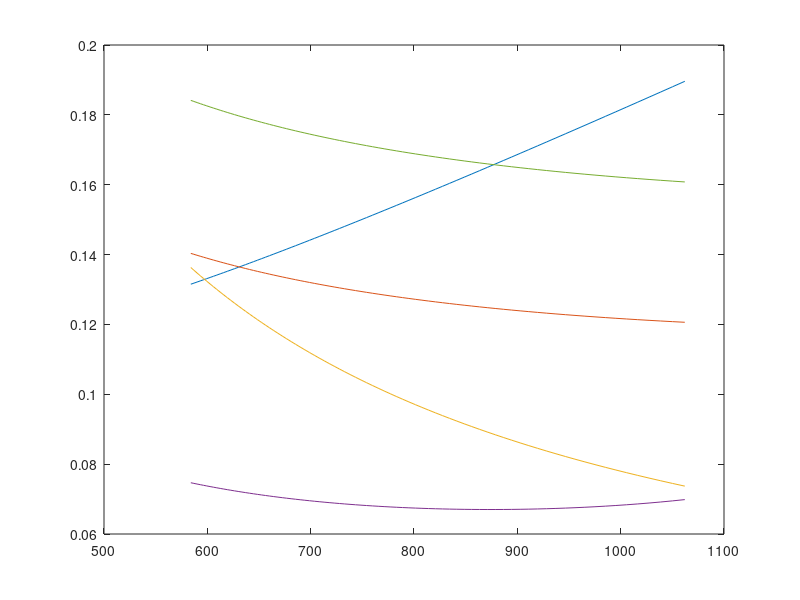

This chart was generated by the following MATLAB code: (Note: this script raises an error after producing the figure.)
%Created by Kriston Rickman
%Date created 07/06/26
%V1.17
%Energy based constraint analysis
%Note:

%/*Goals*\

%/*simple concept of the takeoff constraint. formulas have been double
% checked and have changed base on the developing knowledge on the
% matter.*\

clearvars

%What the user wants to do

%user_path = user_state()
user_path = 1; % Delete when furhter advancing user inputs

switch user_path

    case 0
        state = "Find T/W and Wing laoding from past value"; % You plug in the value you were looking for then after looking at the grtaph and ifnding the numbers, you enter this state and type in the number and it rounds to the nearest values that it was computing of its related data.

    case 1
        state = "Find T/W";

    case 2
        state = "find_hp";

    case 3
        state = "find_wing_area";

    case 4
        state = "find_weight";


    case 5
        state = "find_span";

    case 6
        state = "explore_aircraft";


    otherwise
        disp("Invalid choice");
end



%Initial assumptions of aircraft design

Gravity = 9.81;

rho_SL = 1.225;

Cruise_velocity = 74.594;

C_Dmin = 0.027; % Assumption from Cirrus sr 20
C_Lmin = 0.3; % Assumption from Cirrus sr 20

Sweep_angle = 3; % Made from assumption

HP_to_watts = 745.7;

%The Design of the aircraft inputs
%NOTE Measuremnt in HP will be convert to Watts

Engine_power_HP = 230; % Assumption of Eninge need data
Span = 9; % assume based on aircraft type
Wing_area = 8:0.1:16; % assume based on aircraft type

Mass_without_wing_skin = 780; % assume based on aircraft type
Wing_mass_per_volume = 2700; % assumption of mass of GA aluminum
Wing_skin_thickness = 0.002; % assumption of mass of GA aluminum

% Engine Characteristics calculations

Engine_power_watts = Engine_power_HP .* HP_to_watts;

%Mass of the aircraft and related Geometry calculations

Fuel_spent_ground_to_TO = 0.11;
Fuel_mass_per_gallon = 2.8; % ARD
mass_loss_on_TO = Fuel_spent_ground_to_TO .* Fuel_mass_per_gallon;

Wing_skin_area_total = 2 .* Wing_area;
Wing_skin_volume = Wing_skin_area_total .* Wing_skin_thickness;
Wing_skin_mass = Wing_skin_volume .* Wing_mass_per_volume;

Mass_aircraft = Mass_without_wing_skin + Wing_skin_mass; % assume based on aircraft type
Mass_TO = Mass_aircraft - mass_loss_on_TO;

Weight_TO = Mass_TO * Gravity;
Wing_loading = Weight_TO ./ Wing_area;
AR_wing = Span.^2 ./ Wing_area;

%Aerodynamic calculations

    %Oswald efficiency calculations - Sweep angle calculation decision
if Sweep_angle == 0
    e = 1.78 .* (1 - 0.045 .* AR_wing.^0.68) - 0.64;
elseif Sweep_angle >= 30
    e = 4.61 .* (1 - 0.045 .* AR_wing.^0.68) .* (cosd(Sweep_angle)).^0.15 - 3.1;
elseif (Sweep_angle > 0) && (Sweep_angle < 30)
    e0 = 1.78 .* (1 - 0.045 .* AR_wing.^0.68) - 0.64;
    e30 = 4.61 .* (1 - 0.045 .* AR_wing.^0.68) .* (cosd(30)).^0.15 - 3.1;
    e = e0 + (Sweep_angle ./ 30) .* (e30 - e0);
else
    error("Sweep angle is out of range")
end
    
    %Full Drag Polar Buildup
K_1 = 1./(pi.*AR_wing.*e);

C_D0 = C_Dmin + K_1.*C_Lmin.^2;

K_2 = -2.*K_1.*C_Lmin;

%Takeoff constraint assumptions, variables and formulas
    %variables

    %Desired inputs
S_G = 502.92; % Ground roll takeoff distance
K_TO = 1.2;
C_Lmax_TO = 1.7; % Assumption including flaps, elevator, and wing
Rolling_friction_coefficient = 0.03;
Propeller_efficiency_TO = 0.75; % assume based on propeller

    %Velocity formulas
Velocity_stall = sqrt((2 .* Weight_TO) ./ (rho_SL .* Wing_area .* C_Lmax_TO));

Velocity_TO = K_TO * Velocity_stall;

Velocity_avg_TO = Velocity_TO ./ sqrt(2);

    %constraints sub-formulas
q_avg_TO = 0.5 .* rho_SL .* Velocity_avg_TO.^2;

C_L_required_TO = 2 .* Weight_TO ./(rho_SL .* Velocity_TO.^2 .* Wing_area);

%/*C_L_ground_TO For a more accurate constraint create a lift
%coefficient that is specific for ground because the ground 
%and takeoff coefficents are not the same*\

C_DTO = C_D0 + (K_1.*C_L_required_TO.^2) + K_2.*C_L_required_TO;

Lift_TO = 0.5 .* rho_SL .* Velocity_TO.^2 .* Wing_area .* C_L_required_TO;

Lift_avg_TO = 0.5 .* rho_SL .* Velocity_avg_TO.^2 .* Wing_area .* C_L_required_TO;

%/*The lift average take off will change based on the average dynamic
% pressure, lift coefficenets for the ground Take off and etc*\

Drag_TO = 0.5 .* C_DTO .* rho_SL .* Wing_area .* Velocity_TO.^2;

Drag_avg_TO = 0.5 .* rho_SL .* Velocity_avg_TO.^2 .* Wing_area .* C_DTO;

%/*Will also chagned when created ground drag coeffiecients for TO*\

Thrust_TO = (Propeller_efficiency_TO .* Engine_power_watts) ./ Velocity_TO;

Acceleration_TO = Velocity_TO.^2 ./ (2 .* S_G);

Thrust_to_Weight_TO = (Acceleration_TO ./ Gravity) + ... 
    (q_avg_TO .* C_DTO) ./ Wing_loading + Rolling_friction_coefficient ...
    .* (1 - (q_avg_TO .* C_L_required_TO) ./ Wing_loading); % Takeoff Constraint
%Creating scatter plot for takeoff constraint
figure;
plot(Wing_loading, Thrust_to_Weight_TO, '-');

hold on; %Stops from other plots from overriding the first



%Climb constraint

%/*This assumes no turns and constant climbing velocity, thus
% keeping the load factor (n) roughly around 1. Additionaly, the
% claculation assumes that there are no resistance such as landing
% gears or flaps that can have an inlfluence to drag are all not
% accounted for.*\

%Variables
alpha = 1; % assuming Simple sea-level climb

    %Aircraft desired Inputs
n = 1;
rate_of_climb = 3.5; %(meters per sec)
velocity_climb = 48;
rho_climb = 1.225;

%sub-formulas for the climb constraint

q_climb = 0.5 .* rho_climb .* velocity_climb.^2;

Beta = Mass_TO ./ Mass_aircraft; % Weight fraction

%A more specific version of Beta could have bee the mass while 
% climbing ./ Mass_TO

Thrust_to_Weight_climb = Beta/alpha .* (((K_1 .* n.^2 .* Beta) ./ ...
    q_climb) .* (Weight_TO ./ Wing_area) + K_2 .* n + C_D0 ./ ...
    ((Beta ./ q_climb) .* Wing_loading) + rate_of_climb ./ velocity_climb);


plot(Wing_loading, Thrust_to_Weight_climb, '-');



% Cruise constraint

%variable
knot_to_ms = 0.51444444;

%aircraft user inputs
rho_cruise = 0.905; % from the Aircraft Requirement Document (ARD)
velocity_cruise = 155 .* knot_to_ms;
%/*Will change in the future for user input when wanting to know
% the T/W for the desired cruise knots they want. Additionaly, will
% add the calculation of the cruise velocity when user does not have
% a desire velcoity and will be based on the parameter they place for
% the aircraft.*\

% sub-formulas for constraint

q_cruise = 0.5 .* rho_cruise .* velocity_cruise.^2;

C_Lcruise = Wing_loading ./ q_cruise;

C_D_cruise = C_D0 + (K_1 .* C_Lcruise.^2) + K_2 .* C_Lcruise;

% Calculate the thrust-to-weight ratio for cruise
Thrust_to_Weight_cruise = (q_cruise * C_D_cruise) ./ Wing_loading;

plot(Wing_loading, Thrust_to_Weight_cruise, '-');



%Turn constraint

%Variables

    %User desire input
rho_turn = 0.905;

%in meters of user idea of their aircraft turning
radius_turn = 300;


%Sub-formulas
velocity_stall_straight = sqrt((2 .* Wing_loading) ...
    ./ (rho_turn .* C_Lmax_TO)); %A straight line of aircraft stall velocity

%The guess of the safe turn velocity
velocity_guess_turn = K_TO .* velocity_stall_straight;

%Bank angle calculation from the guessed velocity and radius
bank_angle = atand(velocity_guess_turn.^2 ./ (radius_turn * Gravity));

%/*The start of the loop. We make it run
%through the loop to be accurate*\
n = 1;

for refine_loop = 1:1000

    n_old = n;
    
    velocity_stall_turn = sqrt((2 * Wing_loading .* n) ...
        ./ (rho_turn .* C_Lmax_TO));
    
    %The safe turn
    velocity_safe_turn = K_TO .* velocity_stall_turn;
    
    %Usign the new safe turn velocity we update the load factor
    update_load_factor = 1 ./ (cosd(atand(velocity_safe_turn.^2 ./  ...
        (radius_turn .* Gravity))));
    
    n = update_load_factor;

    if max(abs(n-n_old)) < 0.0001
        break
    end
    
end

%the dynamic pressure using the safe turn velcoity
q_turn = 0.5 .* rho_turn .* velocity_safe_turn.^2;

%coefficents
C_Lturn = update_load_factor .* Wing_loading ./ q_turn;
C_D_turn = C_D0 + K_1 .* C_Lturn.^2 + K_2 .* C_Lturn;

%Thrust to Weight calculation
Thrust_to_Weight_turn = (q_turn .* C_D_turn) ./ Wing_loading;
plot(Wing_loading, Thrust_to_Weight_turn, '-');



% Horizontal Acceleration constraint

%/*The constraitn assumes that the aircraft is accelerating in a horizontal
%position, no banking nor pitching. The constraitn is asuming that the
% aircraft is in a cruise phase.*\

%variables

    %user inputs
rho_accel = 1.225;
velocity_accel = 50;
accel_horiz = 1.1;

%sub-formulas

q_accel = 0.5 .* rho_accel .* velocity_accel.^2;

C_L_accel = Wing_loading ./ q_accel;

C_D_accel = C_D0 + K_1 .* C_L_accel.^2 + K_2 .* C_L_accel;

%horizontal accel. constraint
Thrust_to_Weight_horiz_accel = (q_accel .* C_D_accel) ./ Wing_loading ...
    + accel_horiz ./ Gravity; % Horizontal acceleration
plot(Wing_loading, Thrust_to_Weight_horiz_accel, '-');



%Approach Constraint

%variables

    %User input
rho_approach = 1.225;
velocity_approach = 70 .* knot_to_ms;
K_approach = 1.3;
%sub-formulas

velocity_stall_approach = velocity_approach ./ K_approach;
q_approach = 0.5 .* rho_approach .* velocity_stall_approach.^2;

%approach formula constraint
Wing_loading_approach = q_approach .* C_Lmax_TO;

%This creates a veritcal line for the apporach constraint
xline(Wing_loading_approach, '-');



xlabel('Wing Loading (N/m^2)');
ylabel('Thrust to Weight Ratio, T/W');
title('Constraints: T/W vs Wing Loading');
grid on;
legend('Takeoff', 'Climb', 'Cruise', 'Turn', 'Horizontal Acceleration', 'Approach')

%/*stops the plots from being in the hold 
%mode thus future plots can ovveride*\

hold off; 


%/*What the user specifically wants from the program. Do they want
%specifically explore wing area based on fixed data they already know
% or does the user wants to explore multiple aircrafts and which would
% fit their goals.*\

function user_path = user_state()
disp("1 - Explore multiple aircraft designs")
disp("2 - Find required engine power")
disp("3 - Find wing area")
disp("4 - Find aircraft weight")
disp("5 - Find wingspan")

user_path = input("Choose an option: ");
end
